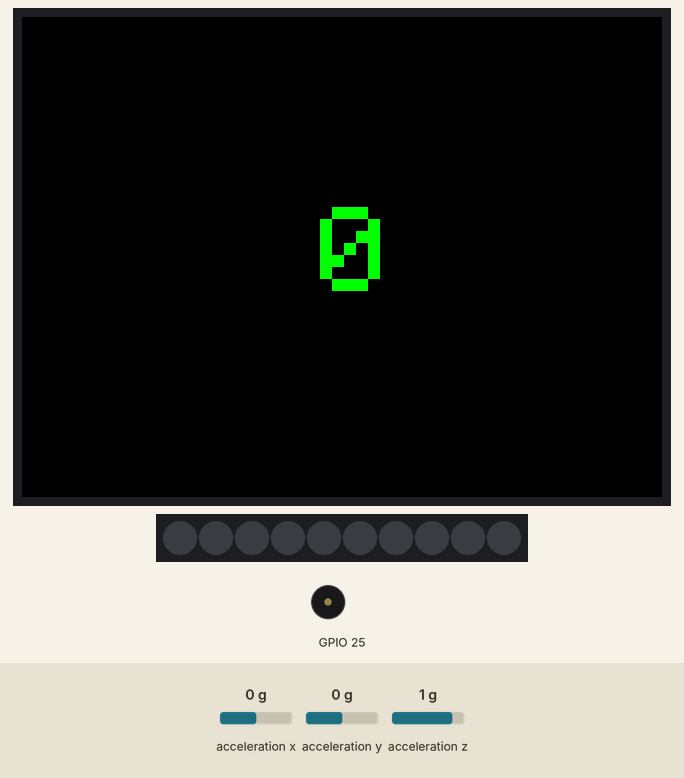
The sketch below on a simulated ESP32. Shown: 320×240 colour display, 10 RGB LEDs in strip order, left to right, buzzer (waves = sounding). Inputs (shaded band) come from the test bench; at power-on: acceleration x 0 g, acceleration y 0 g, acceleration z 1 g. What the sketch prints to the serial monitor is not drawn.

Above: at 0.3 s.
At 10.5 s:
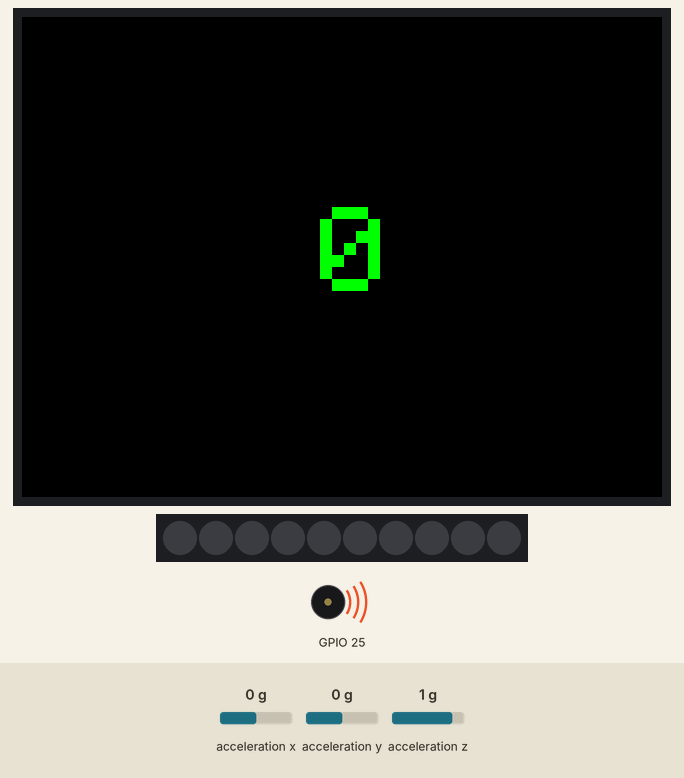
Timing chart, 0 to 12.0 s (numbered marks = the images above):
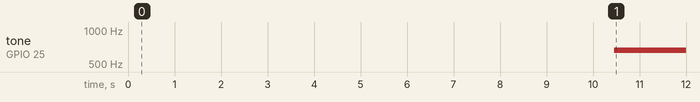

Measured:
- by itself, tone on GPIO 25: silent → 661 Hz at 10.5 s

The sketch:

Podometro.ino
```cpp
#include <M5Stack.h>
#include <Adafruit_NeoPixel.h>
#include "utility/MPU9250.h"

#define M5STACK_FIRE_NEO_NUM_LEDS 10
#define M5STACK_FIRE_NEO_DATA_PIN 15
#define NOTE_DH2 661


float accX = 0.0F;  // Define variables for storing inertial sensor data
float accY = 0.0F;
float accZ = 0.0F;
bool acqprima,stato=false, completo_calib = false;
float accelerazione, alpha = 0.85,filtered_acc = 0;
int numeroPassi=0;

//calibrazione
float total = 0;
int count;
float avg ;
float width ;
float step_length;
int giri;
float accTot=0;

// dimensioni schermo
int alt, largh;


Adafruit_NeoPixel pixels = Adafruit_NeoPixel(
    M5STACK_FIRE_NEO_NUM_LEDS, M5STACK_FIRE_NEO_DATA_PIN, NEO_GRB + NEO_KHZ800);


void step_counted()
{
    pixels.fill(pixels.Color(0, 7, 0));// colora verde i led
    M5.Lcd.fillScreen(GREEN);// cambia colore display
    pixels.show();
    delay(100);
    pixels.fill(pixels.Color(0, 0, 0));// colora bianco i led
    pixels.show();
    M5.Lcd.fillScreen(BLACK);
}

void calib_completata ()
{
        avg = total / count;
        width = avg / 7;
        total = avg;
        M5.Speaker.tone(NOTE_DH2);
        delay(1000);
        M5.Speaker.end();
        completo_calib = true;
        Serial.println("calib completata");
}

void setup() {
    M5.begin();        // Init M5Core.
    M5.Power.begin();
    pixels.begin();
    M5.IMU.Init();  // Init IMU sensor.
    M5.Lcd.fillScreen(BLACK);  // Set the screen background color to black.
    M5.Lcd.setTextColor(GREEN, BLACK);  // Sets the foreground color and background color of the
    M5.Lcd.setTextSize(6);  // Set the font size.
    //M5.Speaker.setVolume(11);
}
double low_pass_filter(double prev_value,double new_value) {
    return alpha * prev_value + (1 - alpha) * new_value;
}

void loop()
 {
    M5.IMU.getAccelData(&accX, &accY,&accZ);  // Stores the triaxial accelerometer.
    accelerazione= sqrt((accX)*(accX)+ (accY)*(accY) +(accZ)*(accZ));
    accTot+=accZ;
    giri +=1;
    float mean=accTot/giri;

    //step_length=0.98*pow(mean,1/3);
    //Serial.println(step_length);
    if(giri >2){
    filtered_acc = low_pass_filter(filtered_acc, accelerazione);
    Serial.println(filtered_acc);}
    //Serial.println(accelerazione);
    // Calibration for average acceleration.
      if (count < 1000)
      {
        total += accelerazione;
        count += 1;
        //Serial.println(count);
      }
      else if(count >= 1000 && completo_calib == false)
      {
        calib_completata();
      }
     if(accelerazione>avg+width && completo_calib)
     {
       stato=true;
       acqprima=stato;
     }
     if(accelerazione<avg+width && completo_calib){
       stato=false;
     }

     if(stato == false && acqprima == true && completo_calib)
     {
       numeroPassi +=1;
       step_counted();
       acqprima = false;
     }
     M5.Lcd.setCursor((int)(M5.Lcd.width()/2)-155, (int)(M5.Lcd.height()/2)-25);
     M5.Lcd.printf("%5i" ,numeroPassi);
     // after the calibration, starts to wait 0.1 seconds for each cycle.
     //this allows 10 checks for each second,
     if (completo_calib == true)
     {
     delay(100);
     }
 }
```
